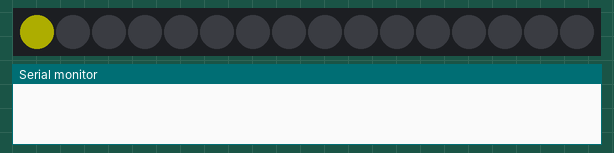
Bench run of a sketch on a simulated Arduino Uno, built with avr-gcc and run on an emulated ATmega328P. Parts: 16 RGB LEDs in strip order, left to right, the last lines printed to the serial monitor. Dim RGB values are drawn brighter than linear.

Above: at 0.05 s.
At 0.45 s:
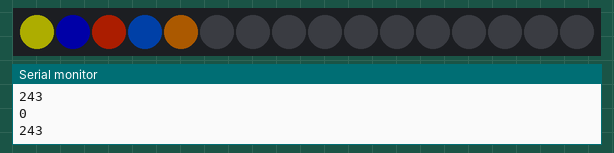
At 0.86 s:
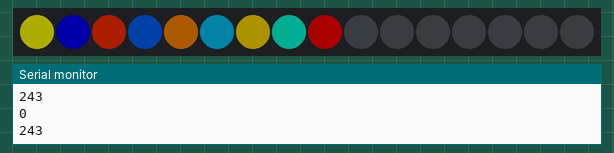
At 1.6 s:
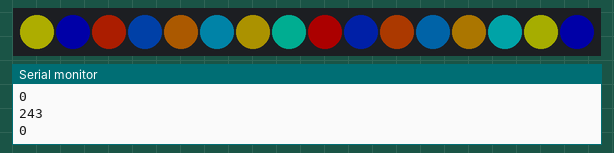

The sketch:

RGBW-16-increment.ino
```cpp
// RGBW (Red Green Blue White Neo-Pixel starter code
// 16 LEDS  increment
// CW Coleman 170413

#include <Adafruit_NeoPixel.h>
#ifdef __AVR__
  #include <avr/power.h>
#endif

#define PIN 6

#define NUM_LEDS 16

#define BRIGHTNESS 50

Adafruit_NeoPixel strip = Adafruit_NeoPixel(NUM_LEDS, PIN, NEO_GRBW + NEO_KHZ800);


void setup() {
  Serial.begin(115200);
  strip.setBrightness(BRIGHTNESS);
  strip.begin();
  strip.show(); // Initialize all pixels to 'off'
}

// Initialize some variables for the void loop()
int red = 255, green= 255, blue = 0, white = 0;
int wait = 100;
int led = 0;

void loop() {


  strip.setPixelColor(led, red, green , blue, white);
  strip.show();
    delay(wait);

  red = red + 243;
  green = green + 42;
  blue = blue + 212;
  white = white + 0;

  // Increment the led.  This can also be done with led++
  led = led + 1;


  if (red > 255) red = 0;
   if (green > 255) green = 0;
    if (blue > 255) blue = 0;
     if (white > 50) white = 0;

    if (red < 0) red = 255;
   if (green  < 0) green = 255;
    if (blue < 0) blue = 255;
     if (white  < 0 ) white = 50;

   Serial.println(red);
}
```
